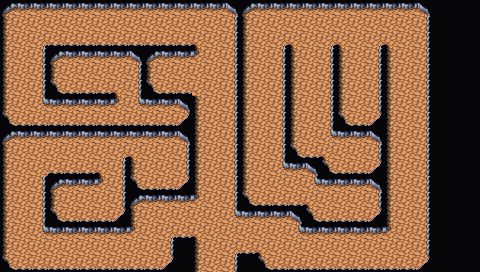

This is a level from a 2D game, rendered from its Tiled map with the project's own tilesets. A one-line summary and the map file follow, with tile-layer data summarised:
An orthogonal 30x17 tile map with 16x16 px tiles, 3 tile layers (Background, Ground, Foreground), 2 tilesets and 6 objects.

<map version="1.10" tiledversion="1.10.1" orientation="orthogonal" renderorder="right-down" width="30" height="17" tilewidth="16" tileheight="16" infinite="0" nextlayerid="6" nextobjectid="53">
 <editorsettings>
  <export target="wastetown..tmx" format="tmx" />
 </editorsettings>
 <tileset firstgid="1" source="../tileset/main.tsx" />
 <tileset firstgid="10113" source="../tileset/buildings.tsx" />
 <layer id="1" name="Background" width="30" height="17">
  <data>[510 cells, 510 non-empty, 1 distinct tile ids]</data>
 </layer>
 <layer id="2" name="Ground" width="30" height="17">
  <data>[510 cells, 487 non-empty, 19 distinct tile ids]</data>
 </layer>
 <layer id="3" name="Foreground" width="30" height="17">
  <properties>
   <property name="spriteLayer" type="bool" value="true" />
  </properties>
  <data>[510 cells, 0 non-empty, 0 distinct tile ids]</data>
 </layer>
 <objectgroup id="4" name="Objects">
  <object id="38" template="../obj/entry_up.tx" x="192" y="281" width="48" height="16">
   <properties>
    <property name="teleport" value="" />
   </properties>
  </object>
  <object id="48" template="../obj/treasure.tx" x="57" y="82.1667" />
  <object id="49" template="../obj/gold.tx" x="153.667" y="187.667" />
  <object id="50" template="../obj/enemy.tx" x="304.667" y="200.666">
   <properties>
    <property name="enemy" value="Minotaur" />
   </properties>
  </object>
  <object id="51" template="../obj/treasure.tx" x="357.333" y="219.667" />
  <object id="52" template="../obj/gold.tx" x="357.167" y="200.667" />
 </objectgroup>
</map>
